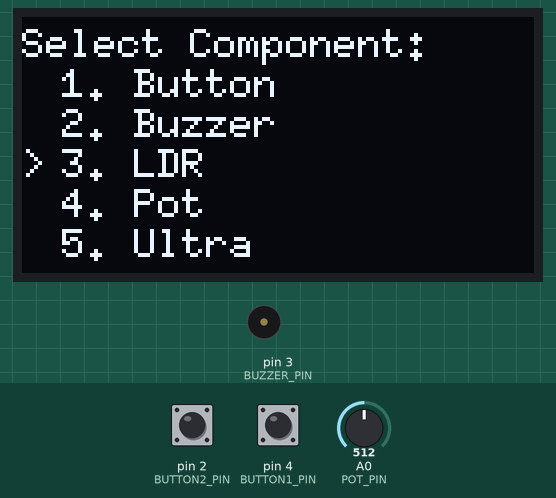
Recording of a sketch running on a simulated Arduino Uno, built with avr-gcc and run on an emulated ATmega328P. On the bench: 128×64 one-colour display, buzzer (waves = sounding, pin HIGH). The test bench sets the inputs (shaded band); at power-on: A0 (POT_PIN) = 512, pin 2 (BUTTON2_PIN) LOW, pin 4 (BUTTON1_PIN) LOW.

Above: at 1.2 s.
1.3 s: A0 (POT_PIN) set to 716
At 2.6 s:
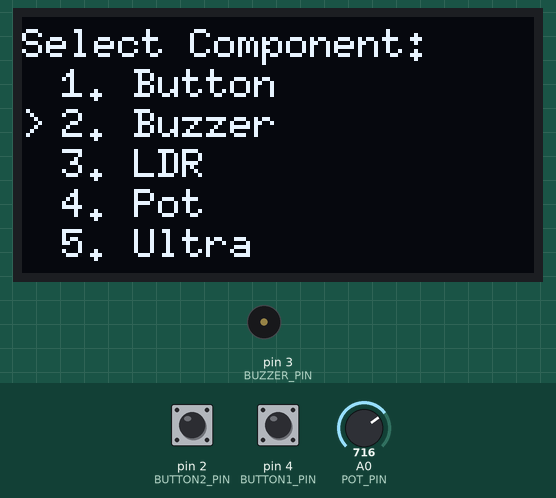
3.3 s: pin 2 (BUTTON2_PIN) pulled HIGH for 0.6 s
At 5.0 s:
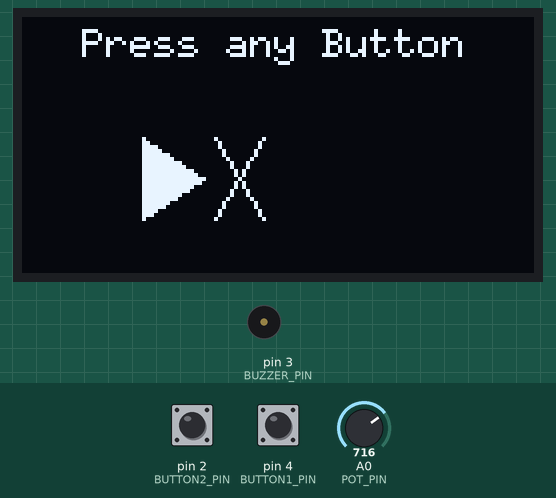
5.5 s: pin 4 (BUTTON1_PIN) pulled HIGH for 0.6 s
At 5.95 s:
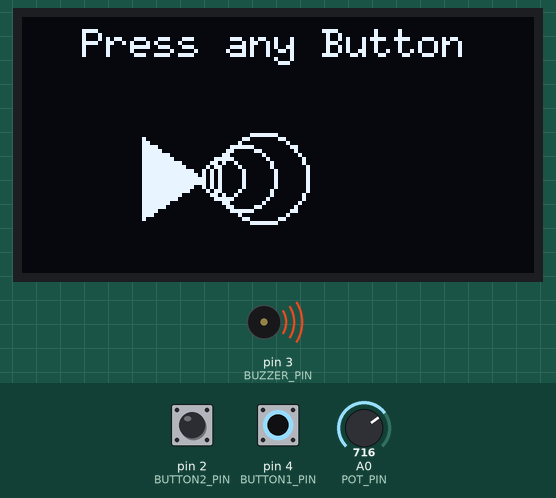
7.8 s: pin 2 (BUTTON2_PIN) pulled HIGH for 3.2 s
At 7.95 s:
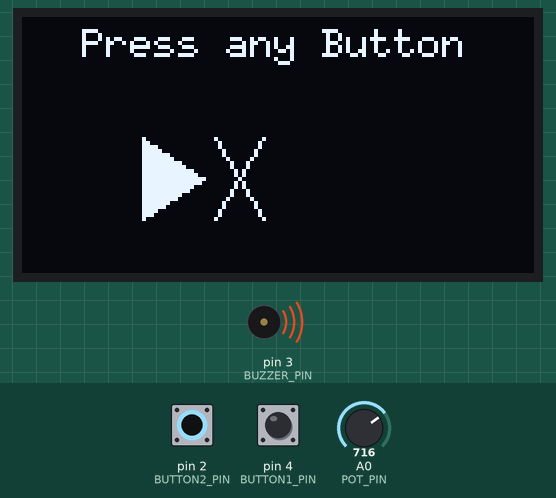
12.5 s: pin 4 (BUTTON1_PIN) pulled HIGH for 3.2 s
At 15.92 s:
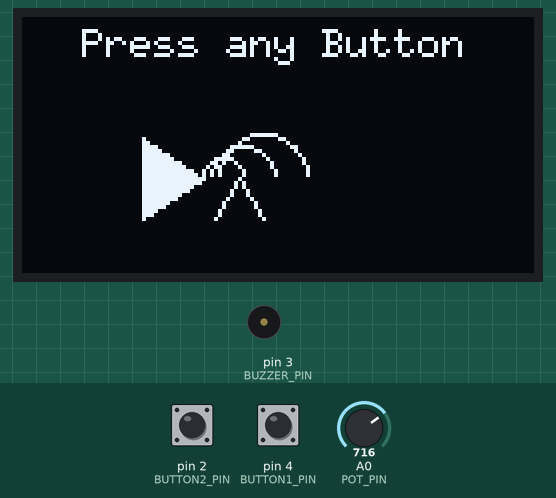
Timing chart, 0 to 17.4 s (numbered marks = the images above; inputs shaded):
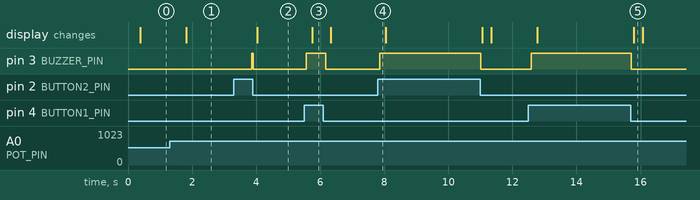

The sketch:

checkButton_buzzer.ino
```cpp
#include <U8glib.h>

#define POT_PIN A0
#define BUTTON1_PIN 4
#define BUTTON2_PIN 2
#define BUZZER_PIN 3

U8GLIB_SH1106_128X64 u8g(U8G_I2C_OPT_NONE);

const char* menuItems[] = {"1. Button", "2. Buzzer", "3. LDR", "4. Pot", "5. Ultra"};
const int totalItems = 5;
int selectedItem = 0;
bool inMenu = true;
bool inButtonTest = false;
bool inBuzzerTest = false;

void setup() {
  pinMode(BUTTON1_PIN, INPUT);
  pinMode(BUTTON2_PIN, INPUT);
  pinMode(BUZZER_PIN, OUTPUT);
  digitalWrite(BUZZER_PIN, LOW);
}

void loop() {
  if (inMenu) {
    updateSelection();
    u8g.firstPage();
    do {
      drawMenu();
    } while (u8g.nextPage());

    if (buttonPressedOnce()) {
      if (selectedItem == 0) {
        inMenu = false;
        inButtonTest = true;
      } else if (selectedItem == 1) {
        inMenu = false;
        inBuzzerTest = true;
      }
    }
  }
  else if (inButtonTest) {
    drawButtonTest();
    if (digitalRead(BUTTON1_PIN) == HIGH && digitalRead(BUTTON2_PIN) == HIGH) {
      delay(300);
      while (digitalRead(BUTTON1_PIN) == HIGH || digitalRead(BUTTON2_PIN) == HIGH);
      inMenu = true;
      inButtonTest = false;
    }
  }
  else if (inBuzzerTest) {
    drawBuzzerTest();
    if (digitalRead(BUTTON1_PIN) == HIGH || digitalRead(BUTTON2_PIN) == HIGH) {
      digitalWrite(BUZZER_PIN, HIGH);
    } else {
      digitalWrite(BUZZER_PIN, LOW);
    }
    if (digitalRead(BUTTON1_PIN) == HIGH && digitalRead(BUTTON2_PIN) == HIGH) {
      delay(300);
      while (digitalRead(BUTTON1_PIN) == HIGH || digitalRead(BUTTON2_PIN) == HIGH);
      digitalWrite(BUZZER_PIN, LOW);
      inMenu = true;
      inBuzzerTest = false;
    }
  }
  delay(100);
}

void updateSelection() {
  int potValue = 1023 - analogRead(POT_PIN);
  int bandSize = 1024 / totalItems;
  selectedItem = potValue / bandSize;
  if (selectedItem >= totalItems) selectedItem = totalItems - 1;
}

void drawMenu() {
  u8g.setFont(u8g_font_6x10);
  u8g.drawStr(0, 10, "Select Component:");
  for (int i = 0; i < totalItems; i++) {
    if (i == selectedItem) {
      u8g.drawStr(0, 20 + i * 10, ">");
    }
    u8g.drawStr(10, 20 + i * 10, menuItems[i]);
  }
}

bool buttonPressedOnce() {
  static bool lastState = LOW;
  bool current = (digitalRead(BUTTON1_PIN) == HIGH || digitalRead(BUTTON2_PIN) == HIGH);

  if (current && !lastState) {
    lastState = true;
    delay(20);
    return true;
  } else if (!current) {
    lastState = false;
  }
  return false;
}

void drawButtonTest() {
  u8g.firstPage();
  do {
    u8g.setFont(u8g_font_6x10);
    u8g.drawStr(20, 10, "Press any Button");

    int x1 = 40, y1 = 40;
    int x2 = 90, y2 = 40;

    if (digitalRead(BUTTON1_PIN) == HIGH)
      u8g.drawDisc(x1, y1, 12);
    else
      u8g.drawDisc(x1, y1, 5);

    if (digitalRead(BUTTON2_PIN) == HIGH)
      u8g.drawDisc(x2, y2, 12);
    else
      u8g.drawDisc(x2, y2, 5);

  } while (u8g.nextPage());
}

void drawBuzzerTest() {
  u8g.firstPage();
  do {
    u8g.setFont(u8g_font_6x10);
    u8g.drawStr(15, 10, "Press any Button");

    // Speaker base
    u8g.drawTriangle(30, 30, 30, 50, 45, 40);  // speaker shape

    // If any button is pressed
    if (digitalRead(BUTTON1_PIN) == HIGH || digitalRead(BUTTON2_PIN) == HIGH) {
      // Beep the buzzer
      digitalWrite(BUZZER_PIN, HIGH);

      // Draw sound waves
      u8g.drawCircle(50, 40, 5);
      u8g.drawCircle(55, 40, 8);
      u8g.drawCircle(60, 40, 11);
    } else {
      digitalWrite(BUZZER_PIN, LOW);

      // Draw "X" for mute
      u8g.drawLine(48, 30, 60, 50);
      u8g.drawLine(48, 50, 60, 30);
    }

  } while (u8g.nextPage());
}
```

Measured:
- after the input at 1.3 s, the display: changes after 0.52 s (image 1)
- after the input at 3.3 s, pin 3 (BUZZER_PIN): LOW → HIGH after 0.57 s, → LOW 0.04 s later; the display: changes after 0.74 s (image 2)
- after the input at 5.5 s, pin 3 (BUZZER_PIN): LOW → HIGH after 0.07 s, → LOW 0.60 s later; the display: changes after 0.25 s (image 3)
- after the input at 7.8 s, pin 3 (BUZZER_PIN): LOW → HIGH after 0.06 s, → LOW 3.1 s later
- after the input at 12.5 s, pin 3 (BUZZER_PIN): LOW → HIGH after 0.09 s, → LOW 3.1 s later; the display: first changes after 0.27 s (image 5 shows a later state)
